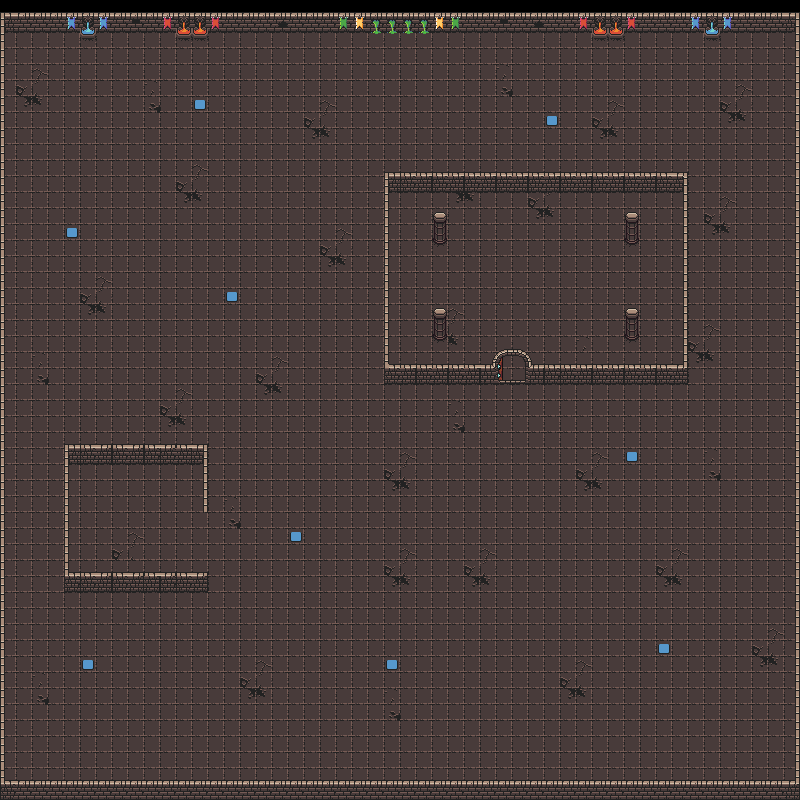

A 2D game scene composited from a Tiled map and its tileset images. What follows is a short description and the map's XML, with each tile layer's data collapsed to a summary:
An orthogonal 50x50 tile map with 16x16 px tiles, 2 tile layers (Sol, Walls) and 26 objects (3x wall, Collision, spawn_hero, spawn_mob1, spawn_mob2, ...).

<map version="1.9" tiledversion="1.9.2" orientation="orthogonal" renderorder="left-down" width="50" height="50" tilewidth="16" tileheight="16" infinite="0" nextlayerid="13" nextobjectid="33">
 <tileset firstgid="1" source="0x72_DungeonTilesetII_v1.4.tsx" />
 <layer id="7" name="Sol" width="50" height="50">
  <data>[2500 cells, 2400 non-empty, 4 distinct tile ids]</data>
 </layer>
 <layer id="8" name="Walls" width="50" height="50">
  <data>[2500 cells, 586 non-empty, 48 distinct tile ids]</data>
 </layer>
 <objectgroup id="9" name="Collisions">
  <object id="2" name="wall" x="7.33333" y="14" width="792" />
  <object id="3" name="wall" x="0" y="32" width="5" height="768" />
  <object id="5" name="wall" class="Collision" x="5" y="784" width="790" height="16" />
  <object id="7" name="wall" x="795" y="32" width="5" height="768" />
  <object id="11" x="69.0303" y="445.636" width="134" height="1.33333" />
  <object id="13" x="383.904" y="176.002" width="4.66667" height="207.333" rotation="359.947" />
  <object id="14" x="68.9318" y="572.682" width="139.114" height="19.1818" />
  <object id="15" x="525.875" y="364.75" width="158" height="19" />
  <object id="16" x="683.417" y="173.334" width="4.11987" height="210.06" rotation="359.947" />
  <object id="17" x="64.4869" y="444.607" width="4.11987" height="147.423" rotation="359.947" />
  <object id="18" x="388.708" y="365.417" width="108.75" height="17.5" />
  <object id="19" x="385" y="175.333" width="302" height="1.33333" />
  <object id="20" x="203.383" y="444.336" width="4.11987" height="67.9666" rotation="359.947" />
 </objectgroup>
 <objectgroup id="10" name="SpawnHero">
  <object id="10" name="spawn_hero" x="139.709" y="524.148">
   <point />
  </object>
 </objectgroup>
 <objectgroup id="12" name="SpawnEnnemies">
  <object id="21" name="spawn_mob1" x="157.003" y="156.111">
   <point />
  </object>
  <object id="22" name="spawn_mob2" x="624.442" y="97.2346">
   <point />
  </object>
  <object id="23" name="spawn_mob5" x="528.992" y="282.783">
   <point />
  </object>
  <object id="24" name="spawn_mob3" x="703.836" y="569.135">
   <point />
  </object>
  <object id="25" name="spawn_mob4" x="312.221" y="719.001">
   <point />
  </object>
  <object id="26" name="spawn_mob7" x="73.149" y="341.659">
   <point />
  </object>
  <object id="27" name="spawn_mob10" x="457.627" y="515.611">
   <point />
  </object>
  <object id="28" name="spawn_mob12" x="662.801" y="740.41">
   <point />
  </object>
  <object id="29" name="spawn_mob6" x="399.643" y="107.939">
   <point />
  </object>
  <object id="30" name="spawn_mob8" x="314.005" y="328.278">
   <point />
  </object>
  <object id="31" name="spawn_mob11" x="84.7458" y="693.132">
   <point />
  </object>
  <object id="32" name="spawn_mob9" x="752.007" y="167.707">
   <point />
  </object>
 </objectgroup>
</map>
